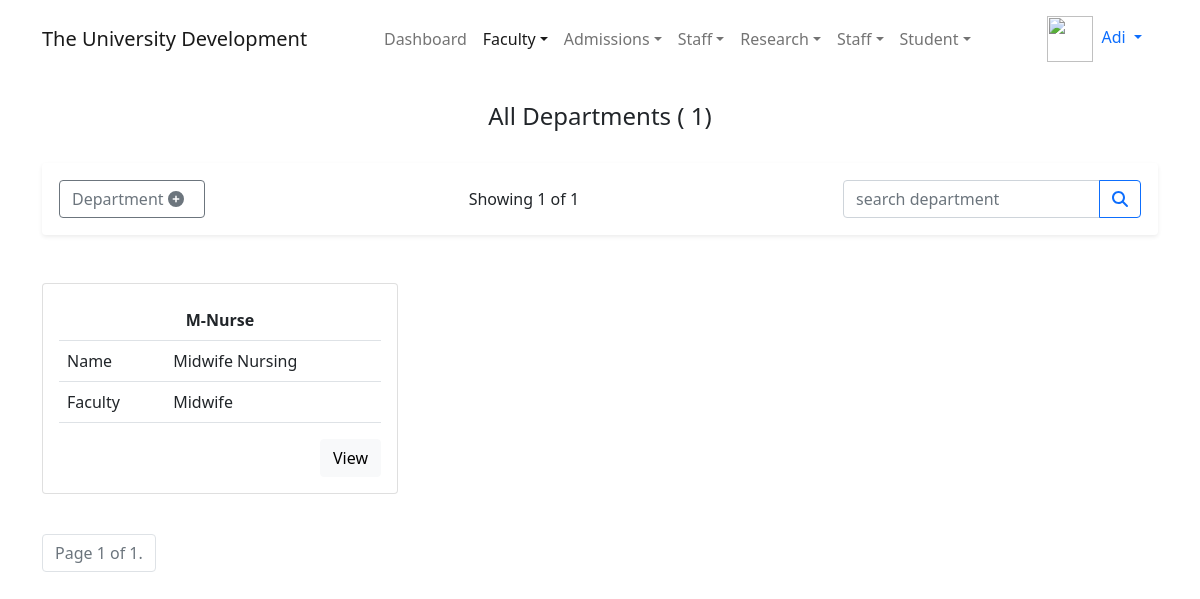
/department/all/ (signed in), run on an earlier commit of the app's database.
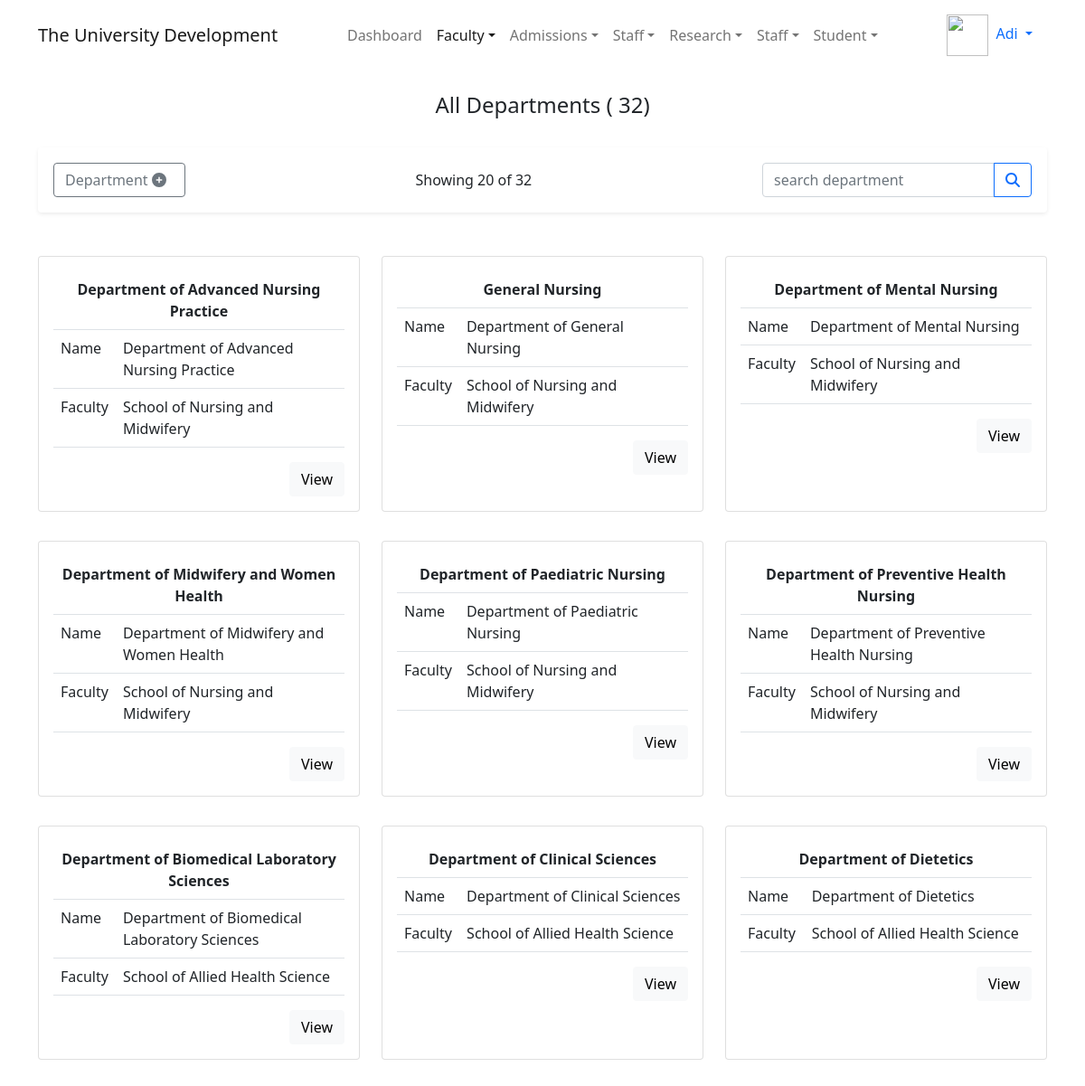
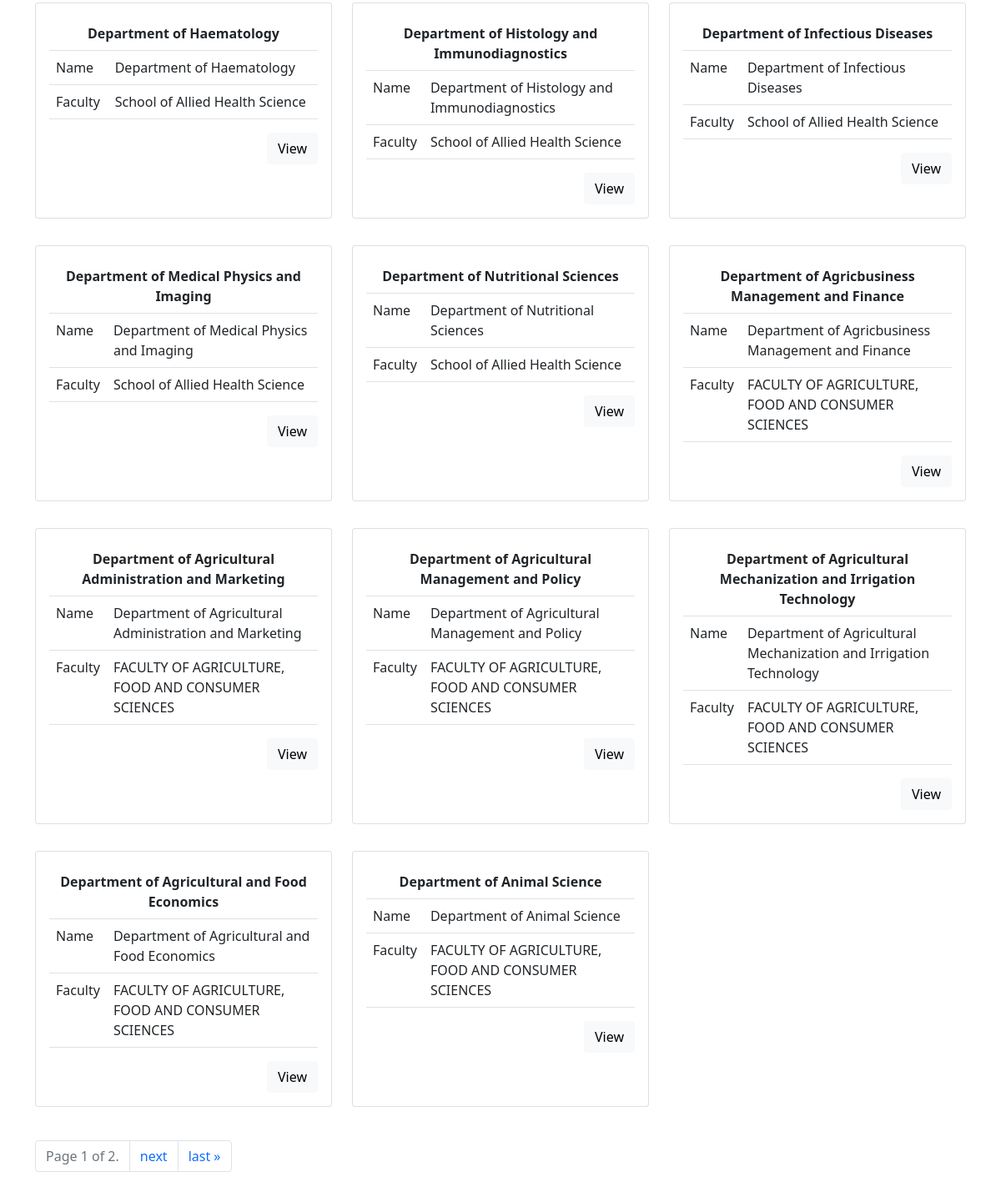
And on a later commit of the database (2 pictures, top to bottom).
### accounts/models.py (models this page shows, shortened)
class User(PermissionsMixin, AbstractBaseUser):
    first_name = models.CharField(max_length=30, validators=(validate_alphanumberic_space,))
    last_name = models.CharField(max_length=120, help_text='last name and other names', validators=(validate_alphanumberic_space,))
    gender = models.CharField(max_length=5, choices=GenderChoices.choices, null=True)
    date_of_birth = models.DateField(null=True)
    email = models.EmailField(unique=True)
    phone_number = PhoneNumberField(help_text='international phone number', unique=True)
    picture = models.ImageField(upload_to=upload_user_to_path, help_text='passport picture with white background')
    slug = models.SlugField(null=True, unique=True)
    is_online = models.BooleanField(default=False)
    is_active = models.BooleanField(default=True)
    is_admin = models.BooleanField(default=False)
    is_superuser = models.BooleanField(default=False)
    timestamp = models.DateTimeField(auto_now=True)
    identity = models.CharField(unique=True, null=True, max_length=30)
    REQUIRED_FIELDS = ['first_name', 'last_name', 'email', 'phone_number']
    USERNAME_FIELD = 'identity'
    EMAIL_FIELD = 'email'
    objects = UserManager()
    class Meta:
        verbose_name = 'User'
        verbose_name_plural = 'Users'
        ordering = ("first_name", "last_name", "email")
    def get_short_name(self):
        return self.first_name

### department/models.py (models this page shows, shortened)
class Department(models.Model):
    faculty = models.ForeignKey(
        on_delete=models.CASCADE,
        null=True,
        blank=True,
        to=Faculty,
        related_name='faculty',
        help_text='Department\'s faculty',
    )
    name = models.CharField(
        max_length=120,
        help_text='The name of the department.',
        unique=True,
    )
    short_form = models.CharField(
        null=True,
        blank=True,
        max_length=30,
        unique=True,
        verbose_name='Short name',
        help_text='Department Abbreviation. Short name/form'
    )
    slug = models.SlugField(unique=True)
    updated = models.DateTimeField(auto_now=True)
    created_by = models.ForeignKey(User, on_delete=models.CASCADE)
    picture = models.ImageField(null=True, blank=True, upload_to=upload_picture_to)
    objects = DepartmentManager()
    class Meta:
        db_table = 'department'
        verbose_name_plural = 'Departments'
        verbose_name = 'department'
    def get_absolute_url(self):
        return reverse('Department:detail', kwargs={
            'slug': self.slug
        })

### faculty/models.py (models this page shows, shortened)
class Faculty(models.Model):
    name = models.CharField(max_length=120, unique=True, validators=(validation.validate_alphanumberic_space,),
                            help_text='Name of Faculty,College, or School'
                            )
    slug = models.SlugField(unique=True)
    icon = models.ImageField(help_text='Faculty icon', upload_to=upload_icon_to)
    picture = models.ImageField(help_text='Picture of the faculty building, student , etc.', upload_to=upload_picture_to)
    note = RichTextField(null=True, blank=True)
    timestamp = models.DateTimeField(auto_now_add=True)
    objects = FacultyManager()
    class Meta:
        db_table = 'faculty'
        verbose_name_plural = 'Faculties'
        verbose_name = 'Faculty'
    def __str__(self):
        return self.name

### department/views.py (the view)
# urls.py: path('all/', DepartmentsListView.as_view(), name='list'),
class DepartmentsListView(LoginRequiredMixin, PermissionRequiredMixin, ListView):
    model = Department
    permission_denied_message = permission_denied_msg('view')
    template_name = 'department/admin/list.html'
    permission_required = 'department.view_department'
    paginate_by = 20
    def get_context_data(self, **kwargs):
        ctx = super(DepartmentsListView, self).get_context_data(**kwargs)
        ctx['title'] = 'All Departments'
        ctx['header'] = 'All Departments'
        ctx["empty_text"] = self.get_empty_text()
        ctx['hasPerms'] = self.can_user_add_department()
        ctx['department_query'] = self.get_department_query()
        ctx['top_badge'] = self.get_top_badge()
        ctx['department_qry_cnt_msg'] = self.get_department_counts_msg()
        return ctx
    def get_top_badge(self):
        return ' %s' % self.model.objects.count()
    def get_department_counts_msg(self):
        counts = self.object_list.count()
        query = self.get_department_query()
        if query:
            if counts > 1:
                return f'"<b>{query}</b>" matches {counts} departments'
            return f'"<b>{query}</b>" match {counts} department'
    def get_department_query(self):
        return self.request.GET.get('department_query')
    def can_user_add_department(self):
        user = self.request.user
        return user.has_perm('department.add_department')
    def get_empty_text(self):
        query = self.get_department_query()
        if query:
            return f'"<b>{query}</b>" matches no department in the system'
        return 'There is no department in the system yet'
    def get_queryset(self):
        return self.model.objects.search(self.get_department_query())

### Home/templatetags/institution_extra.py (called while the page is built)
@register.simple_tag(name='institutionFullName')
def get_institution_fullname_name():
    return settings.COLLEGE_FULL_NAME

@register.simple_tag(name='institutionShortName')
def get_institution_short_name():
    return settings.COLLEGE_SHORT_NAME

### department/models.py (called while the page is built)
    def search(self, name):
        if name:
            return self.filter(name__icontains=name)
        else:
            return self.all()

### department/templates/department/admin/list.html (shortened to what this page needs)
{% extends 'base/admin/base.html' %}
{% block container %}
    <div class="container">
        <div class="row my-4">
            <div class="col-auto mx-auto">
                <h4 class="text-center">{{ header }} {% if top_badge %}({{ top_badge }}){% endif %}</h4>
            </div>
        </div>
        <div class="row">
            <div class="col-12">
                 <div class="alert shadow-sm d-flex flex-column gap-2 flex-md-row justify-content-between align-items-baseline">
                     {% if hasPerms %}
                         <a href="{% url 'Department:create' %}{% if faculty_sug %}?facultyslug={{ faculty_sug }}{% endif %}" class="btn btn-outline-secondary" onclick="dynamicSpinner(this)">Department <span class="fa fa-plus-circle me-2"></span></a>
                     {% endif %}
                 {% if department_qry_cnt_msg %}
                     <h6>{{ department_qry_cnt_msg|safe }}</h6>
                     {% else %}
                     <h6>Showing {{ page_obj.object_list.count }} of {{ top_badge }}</h6>
                 {% endif %}
                     <form action="" method="get">
                        <div class="input-group">
                            <input name="department_query" type="search" value="{{ department_query|default:'' }}" placeholder="search department" class="form-control">
                            <button onclick="dynamicSpinner(this)" type="submit" class="btn btn-outline-primary"><span class="fa fa-search" title="search"></span></button>
                        </div>
                     </form>
                 </div>
            </div>
        </div>
        {% if page_obj %}
            <div class="row my-3">
                {% for department in page_obj %}
                    <div class="col-md-6 col-lg-4 my-3">
                        <div class="card hover_shadow h-100">
                            <div class="card-body table-responsive">
                                <table class="table">
                                    <tr>
                                        <th colspan="2" class="text-center">{{ department.short_form|default:department.name }}</th>
                                    </tr>
                                    <tr>
                                        <td>Name</td>
                                        <td>{{ department.name }}</td>
                                    </tr>
                                    <tr>
                                        <td>Faculty</td>
                                        <td>{{ department.faculty|default:'---' }}</td>
                                    </tr>
                                </table>
                                <div class="d-flex justify-content-end">
                                    <a onclick="dynamicSpinner(this)" class="btn btn-light" href="{{ department.get_absolute_url }}">View</a>
                                </div>
                            </div>
                        </div>
                    </div>
                {% endfor %}
            </div>
        {% endif %}
        <div class="row my-4">
            <div class="col">
                <div class="pagination">
                    <div class="page-item disabled">
                        <span class="page-link">
                            Page {{ page_obj.number }} of {{ page_obj.paginator.num_pages }}.
                        </span>
                    </div>
                    {% if page_obj.has_next %}
                        <div class="page-item">
                            <a class="page-link" href="?page={{ page_obj.next_page_number }}">next</a>
                        </div>
                        <div class="page-item">
                            <a class="page-link" href="?page={{ page_obj.paginator.num_pages }}">last &raquo;</a>
                        </div>
                    {% endif %}
                </div>
            </div>
        </div>
    </div>
{% endblock %}

### templates/base/admin/base.html
{% extends 'base/base.html' %}
{% block navbar %}
    {% if request.user.is_superuser or reques.user.is_admin %}
        {% include 'base/admin/navbar.html' %}
    {% endif %}
{% endblock %}

### templates/base/base.html (shortened to what this page needs)
{% load institution_extra %}
{% load static %}
<!DOCTYPE html>
<html lang="en">
<head>
    <link rel="stylesheet" href="{% static 'fontawesome5.1/css/all.min.css' %}">
    <link rel="stylesheet" href="{% static 'bootstrap5/css/bootstrap.min.css' %}">
    <link rel="stylesheet" href="{% static 'colors/palette.css' %}">
    <link rel="stylesheet" href="{% static 'styles/designs.css' %}">
</head>
<body>
    <div class="d-print-none">
        {% block navbar %}{% endblock %}
    </div>
    {% block container %}  {% endblock container %}
</body>
</html>

### templates/base/admin/navbar.html (shortened to what this page needs)
{% load institution_extra %}
{% load static %}
{% url 'Home:landing_page' as home %}
{% url 'Faculty:list' as faculties %}
{% url 'Department:list' as departments %}
{% url 'Department:Programme:list' as programmes %}
{% url 'Admission:admins' as admission_administration %}
{% url 'Dashboard:admin' as admin_dashboard %}
<nav class="navbar navbar-expand-lg navbar-light bg-white50 transparent-bg sticky-md-top" aria-label="Navigation bar">
    <div class="container justify-content-between justify-content-md-center">
        <a class="navbar-brand {% if request.path == home %} active {% endif %}" href="{{ home }}">{% institutionFullName %}</a>
        <div class="collapse navbar-collapse" id="topNavbar">
            <ul class="navbar-nav me-auto mb-2 mb-md-0 mx-auto justify-content-center align-items-start align-items-md-center ">
                <li class="nav-item">
                    <a class="nav-link text-nowrap {% if request.path == admin_dashboard %} active {% endif %}" aria-current="page" href="{{ admin_dashboard }}">Dashboard</a>
                </li>
                <li class="nav-item dropdown">
                    <a class="nav-link dropdown-toggle {% if request.path == faculties or departments == request.path or programmes == request.path %} active {% endif %}" href="#" id="dropdownAcademics" data-bs-toggle="dropdown" aria-expanded="false">Faculty</a>
                </li>
                <li class="nav-item dropdown">
                    <a class="nav-link dropdown-toggle {% if request.path == admission_administration %} active {% endif %}" href="#" id="dropdownAdmission " data-bs-toggle="dropdown" aria-expanded="false">Admissions</a>
                </li>
                <li class="nav-item dropdown">
                    <a class="nav-link dropdown-toggle" href="#" id="dropdownNewsEvents" data-bs-toggle="dropdown" aria-expanded="false">Staff</a>
                </li>
                <li class="nav-item dropdown">
                    <a class="nav-link dropdown-toggle" href="#" id="dropdownResearch" data-bs-toggle="dropdown" aria-expanded="false">Research</a>
                </li>
                <li class="nav-item dropdown">
                    <a class="nav-link dropdown-toggle" href="#" id="dropdownStaff" data-bs-toggle="dropdown" aria-expanded="false">Staff</a>
                </li>
                <li class="nav-item dropdown">
                    <a class="nav-link dropdown-toggle" href="#" id="dropdownStudent" data-bs-toggle="dropdown" aria-expanded="false">Student</a>
                </li>
            </ul>
            {% include 'base/admin/userMiniMenu.html' %}
        </div>
    </div>
</nav>

### templates/base/admin/userMiniMenu.html (shortened to what this page needs)
{% load static %}
{% with admin=request.user  %}
    <div class="nav-item dropdown">
        <a class="nav-link dropdown-toggle" href="#" id="dropdownStudent" data-bs-toggle="dropdown" aria-expanded="false">
            <img src="{% if admin.picture  %}{{ admin.picture.url }}{% else %}{% static 'favicon.png' %} {% endif %}" alt="" height="46" width="46" srcset="">
            <span class="ms-1">{{ admin.get_short_name|title }}</span>
        </a>
    </div>
{% endwith %}

### Assets/styles/designs.css (style rules this page uses)
.transparent-bg { backdrop-filter: blur(10px) saturate(2.2); }
.bg-white50 { background-color: rgba(255, 255, 255, 0.5); }

What changed in the data, as far as the page shows it:
removed Department: short_form "M-Nurse", name "Midwife Nursing", faculty "Midwife"
added Department: short_form "Department of Advanced Nursing Practice", name "Department of Advanced Nursing Practice", faculty "School of Nursing and Midwifery"
added Department: short_form "General Nursing", name "Department of General Nursing", faculty "School of Nursing and Midwifery"
added Department: short_form "Department of Mental Nursing", name "Department of Mental Nursing", faculty "School of Nursing and Midwifery"
added Department: short_form "Department of Midwifery and Women Health", name "Department of Midwifery and Women Health", faculty "School of Nursing and Midwifery"
added Department: short_form "Department of Paediatric Nursing", name "Department of Paediatric Nursing", faculty "School of Nursing and Midwifery"
added Department: short_form "Department of Preventive Health Nursing", name "Department of Preventive Health Nursing", faculty "School of Nursing and Midwifery"
added Department: short_form "Department of Biomedical Laboratory Sciences", name "Department of Biomedical Laboratory Sciences", faculty "School of Allied Health Science"
added Department: short_form "Department of Clinical Sciences", name "Department of Clinical Sciences", faculty "School of Allied Health Science"
added Department: short_form "Department of Dietetics", name "Department of Dietetics", faculty "School of Allied Health Science"
added Department: short_form "Department of Haematology", name "Department of Haematology", faculty "School of Allied Health Science"
added Department: short_form "Department of Histology and Immunodiagnostics", name "Department of Histology and Immunodiagnostics", faculty "School of Allied Health Science"
added Department: short_form "Department of Infectious Diseases", name "Department of Infectious Diseases", faculty "School of Allied Health Science"
added Department: short_form "Department of Medical Physics and Imaging", name "Department of Medical Physics and Imaging", faculty "School of Allied Health Science"
added Department: short_form "Department of Nutritional Sciences", name "Department of Nutritional Sciences", faculty "School of Allied Health Science"
added Department: short_form "Department of Agricbusiness Management and Finance", name "Department of Agricbusiness Management and Finance", faculty "FACULTY OF AGRICULTURE, FOOD AND CONSUMER SCIENCES"
added Department: short_form "Department of Agricultural Administration and Marketing", name "Department of Agricultural Administration and Marketing", faculty "FACULTY OF AGRICULTURE, FOOD AND CONSUMER SCIENCES"
added Department: short_form "Department of Agricultural Management and Policy", name "Department of Agricultural Management and Policy", faculty "FACULTY OF AGRICULTURE, FOOD AND CONSUMER SCIENCES"
added Department: short_form "Department of Agricultural Mechanization and Irrigation Technology", name "Department of Agricultural Mechanization and Irrigation Technology", faculty "FACULTY OF AGRICULTURE, FOOD AND CONSUMER SCIENCES"
added Department: short_form "Department of Agricultural and Food Economics", name "Department of Agricultural and Food Economics", faculty "FACULTY OF AGRICULTURE, FOOD AND CONSUMER SCIENCES"
added Department: short_form "Department of Animal Science", name "Department of Animal Science", faculty "FACULTY OF AGRICULTURE, FOOD AND CONSUMER SCIENCES"
Also different on the page:
{{ top_badge }}: "1" → "32"
{{ page_obj.object_list.count }}: "1" → "20"
{{ page_obj.paginator.num_pages }}: "1" → "2"
text now shown: "next last »"
